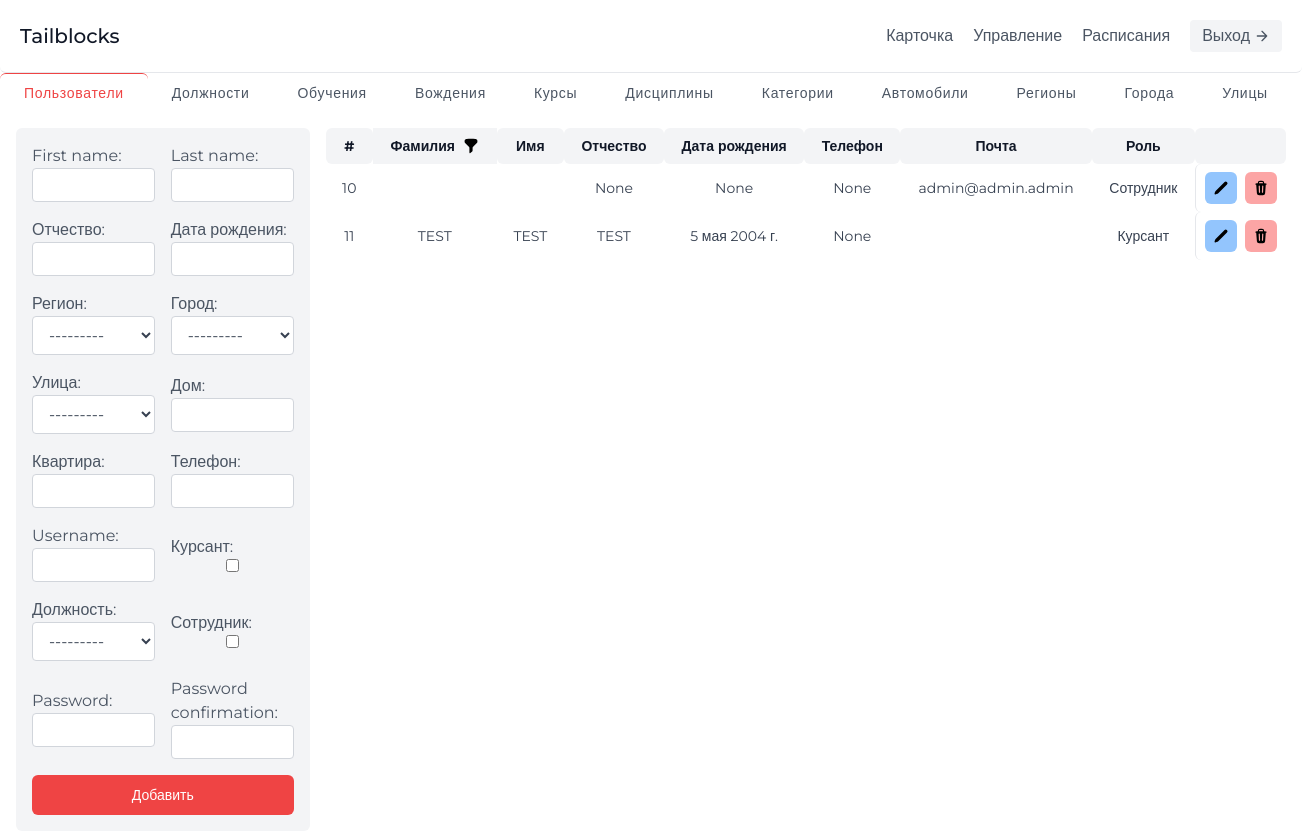
/control/users/, run on an earlier commit of the app's database.
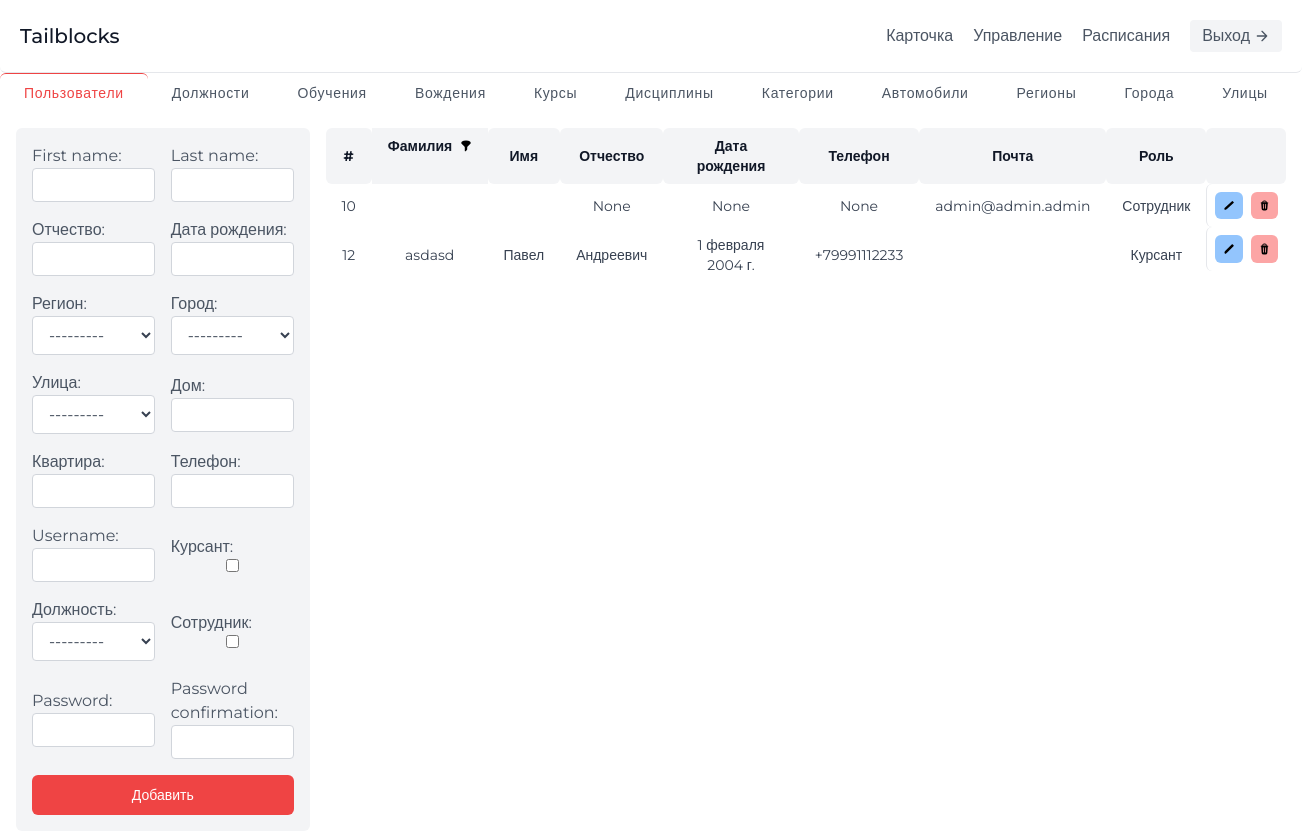
And on a later commit of the database.
### app/models.py (models this page shows, shortened)
class User(AbstractUser):
    patronymic = models.CharField(blank=True, null=True, max_length=255, verbose_name='Отчество')
    date_of_birthday = models.DateField(blank=True, null=True, verbose_name='Дата рождения')
    passport_series = models.IntegerField(blank=True, null=True, verbose_name='Серия')
    passport_number = models.IntegerField(blank=True, null=True, verbose_name='Номер')
    date_references = models.DateField(blank=True, null=True, verbose_name='Дата выдачи')
    by_whom = models.CharField(blank=True, null=True, max_length=255, verbose_name='Кем выдан')
    id_region = models.ForeignKey(Region, on_delete=models.CASCADE, blank=True, null=True, verbose_name='Регион')
    id_city = models.ForeignKey(City, on_delete=models.CASCADE, blank=True, null=True, verbose_name='Город')
    id_street = models.ForeignKey(Street, on_delete=models.CASCADE, blank=True, null=True, verbose_name='Улица')
    house = models.CharField(blank=True, null=True, max_length=4, verbose_name='Дом')
    apartment = models.IntegerField(blank=True, null=True, verbose_name='Квартира')
    tel = models.CharField(blank=True, null=True, max_length=12, verbose_name='Телефон')
    status = models.CharField(max_length=255, blank=True, null=True, verbose_name='Статус')
    is_cursant = models.BooleanField(default=False, blank=True, verbose_name='Курсант')
    id_post = models.ForeignKey('Post', on_delete=models.CASCADE, blank=True, null=True, verbose_name='Должность')
    is_worker = models.BooleanField(default=False, blank=True, verbose_name='Сотрудник')
    class Meta:
        verbose_name = 'пользователь'
        verbose_name_plural = 'пользователи'

### app/views.py (the view)
# urls.py: path('control/users/', ControlView.usersControlPage, name='control-users'),
    def usersControlPage(request):
        users = User.objects.all()
        form = WorkerPostUserForm(request.POST)
        return render(request, 'worker/control-users.html', {'users': users, 'form': form})

### app/forms.py
class WorkerPostUserForm(UserCreationForm):
    class Meta:
        model = User
        fields = [
            'first_name', 'last_name', 'patronymic', 'date_of_birthday', 'id_region', 'id_city', 'id_street', 'house', 'apartment', 'tel', 'username',
            'is_cursant', 'id_post', 'is_worker'
        ]

### app/models.py (called while the page is built)
    def __str__(self):
        return self.name

    def __str__(self):
        return self.name

    def __str__(self):
        return self.name

    def __str__(self):
        return self.name

### templates/worker/control-users.html (shortened to what the changed rows need)
{% extends '../base.html' %} {% load static %} {% block title %} Управление пользователями {% endblock title %} {% block content %}
<main>
	<section class="text-gray-600 flex flex-col body-font">
		<div class="{% if form %} grid grid-cols-4 {% endif %}">
			<div class="{% if form %} col-span-3 pr-4 {% else %} px-4 {% endif %} w-full">
				<table class="table-auto w-full">
					<thead class="text-gray-900 w-full font-medium text-sm bg-gray-100">
						<tr class="w-full">
							<th class="px-4 py-2 w-min">#</th>
							<th class="w-auto flex items-center justify-center gap-2 px-4 py-2">
								Фамилия
								<a href="{% url 'filtered-control-users' %}" title="Фильтрация">
									<img class="w-4 h-auto text-white" src="{% static 'icons/filter.svg' %}" />
								</a>
							</th>
							<th class="w-auto px-4 py-2">Имя</th>
							<th class="w-auto px-4 py-2">Отчество</th>
							<th class="w-auto px-4 py-2">Дата рождения</th>
							<th class="w-auto px-4 py-2">Телефон</th>
							<th class="w-auto px-4 py-2">Почта</th>
							<th class="w-auto px-4 py-2">Роль</th>
							<th class="w-auto px-4 py-2"></th>
						</tr>
					</thead>
					<tbody class="text-gray-700 text-sm overflow-y-auto">
						{% for item in users %}
						<tr>
							<td class="px-4 py-2 text-center">{{item.id}}</td>
							<td class="px-4 py-2 text-center">{{item.last_name}}</td>
							<td class="px-4 py-2 text-center">{{item.first_name}}</td>
							<td class="px-4 py-2 text-center">{{item.patronymic}}</td>
							<td class="px-4 py-2 text-center">{{item.date_of_birthday}}</td>
							<td class="px-4 py-2 text-center">{{item.tel}}</td>
							<td class="px-4 py-2 text-center">{{item.email}}</td>
							<td class="px-4 py-2 text-center">{% if item.is_cursant %} Курсант {% elif item.is_worker %} Сотрудник {% endif %}</td>
							<td class="px-2 py-2 flex items-center justify-center gap-2 border-l">
								<a
									class="px-2 py-2 rounded-md inline-flex items-center bg-blue-300 hover:bg-blue-400 justify-center ease-in-out transition-all"
									href='{% url "update-user" item.id %}'
									title="Редактировать"
								>
									<img class="w-4 h-auto text-white" src="{% static 'icons/edit.svg' %}" />
								</a>
								<a
									class="px-2 py-2 rounded-md inline-flex items-center bg-red-300 hover:bg-red-400 justify-center ease-in-out transition-all"
									href='{% url "remove-user" item.id %}'
									title="Удалить"
								>
									<img class="w-4 h-auto" src="{% static 'icons/trash.svg' %}" />
								</a>
							</td>
						</tr>
						{% endfor %}
					</tbody>
				</table>
			</div>
		</div>
	</section>
</main>
{% endblock content %}

What changed in the data, as far as the page shows it:
removed User: id "11", last_name "TEST", first_name "TEST", patronymic "TEST", date_of_birthday "5 мая 2004 г.", tel "None", is_cursant "Курсант"
added User: id "12", last_name "asdasd", first_name "Павел", patronymic "Андреевич", date_of_birthday "1 февраля 2004 г.", tel "+79991112233", is_cursant "Курсант"
